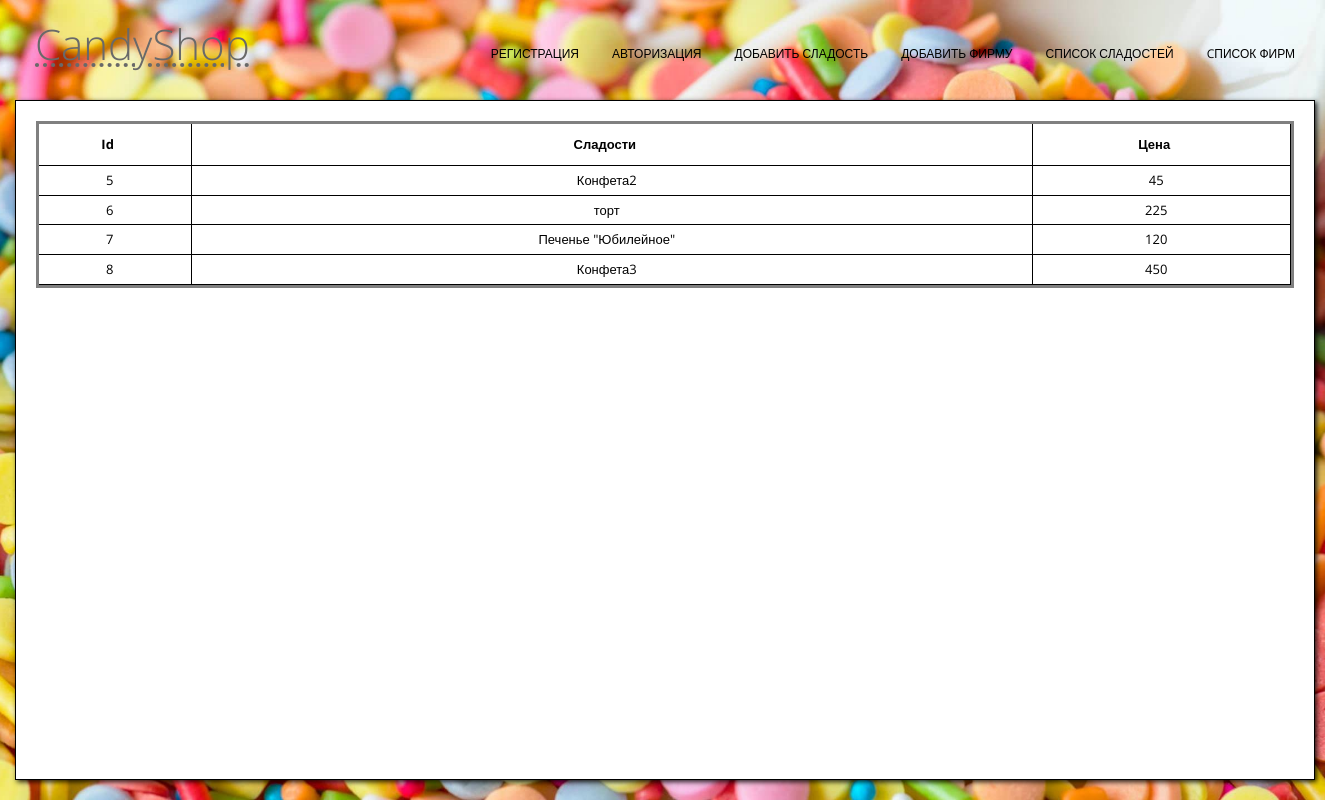
Page /candyshop/candylist.php on the committed database.
### tables this page shows
CREATE TABLE `candys` (
  `id` int(11) NOT NULL,
  `name` varchar(30) NOT NULL,
  `description` text NOT NULL,
  `price` int(10) NOT NULL
);

### candyshop/candylist.php (the view, shortened to what this page needs)
<?php require_once 'php/database/connect.php'
?>
<!DOCTYPE html>
<html lang="ru">
<head>
    <link rel="stylesheet" href="https://maxcdn.bootstrapcdn.com/bootstrap/3.3.7/css/bootstrap.min.css">
    <link rel="stylesheet" href="CSS/style.css">
</head>
<body>
    <header>
        <div class="header">
            <div class="container">
                <div class="header__inner">
                    <div class="header__logo"><acronym title="Проект студента ФКН Кальченко Дмитрия Алексеевича ">CandyShop</acronym></div>
                     <nav class="nav">
                        <a class="nav__link" href="registration.php">Регистрация</a>
                        <a class="nav__link" href="authorization.php">Авторизация</a>
                        <a class="nav__link" href="addcandy.php">Добавить сладость</a>
                        <a class="nav__link" href="addfirm.php">Добавить фирму</a>
                        <a class="nav__link" href="candylist.php">Список сладостей</a>
                        <a class="nav__link" href="firmlist.php">Cписок фирм</a>
                    </nav>
                </div>
            </div>
        </div>
    </header>
    <div class="intro">
        <div class="container">
            <div class="block">
                   <div class="text">
                            <table><tr><th>Id</th><th>Сладости</th><th>Цена</th></tr>
                            <?php
                                $link = mysqli_connect($host, $user, $password, $database) or die("Ошибка " . mysqli_error($link));
                                $sql = "SELECT * FROM `candys`";
                                $result = mysqli_query($link, $sql) or die("Ошибка " . mysqli_error($link));
                                $rows = mysqli_num_rows($result);
                                for ($i = 0 ; $i < $rows ; ++$i)
                                {
                                    $row = mysqli_fetch_row($result);
                                    echo "<tr>";
                                    for ($j = 0 ; $j < 2 ; ++$j)
                                        echo "<td>$row[$j]</td>";
                                        echo "<td>$row[3]</td>";
                                    echo "</tr>";
                                }
                                ?>
                            </table>
                        </div>
            </div>
        </div>
    </div>

### candyshop/css/style.css (style rules this page uses)
body { margin: 0; font-family: 'Open Sans', sans-serif; font-size: 10px; line-height: 1.6; color: #fff; }
*, *:before, *:after { box-sizing: border-box; }
.intro { width: 100%; height: 100vh; background: url("../img/img1.jpg") center no-repeat; background-size: cover; }
.container { width: 100%; max-width: 1600px; margin: 0 auto; }
.header { width: 100%; position: absolute; top: 0; left: 0; right: 0; z-index: 1000; }
.header__inner { display: flex; justify-content: space-between; align-items: center; }
.header__logo { font-size: 42px; padding-top: 10px; padding-left: 20px; font-weight: 100; color: #696969; }
.nav { padding-top: 30px; font-size: 12px; text-transform: uppercase; color: #000000; }
.nav__link { display: inline-block; vertical-align: top; margin: 0 15px; position: relative; color: #000000; text-decoration: none; transition: color 0.1s linear; }
.nav__link:after { content: ""; display: block; width: 100%; height: 1px; display: none; background-color: #bd8e17; opacity: 0; position: absolute; top: 100%; left: 0; z-index: 1; transition: opacity 0.1s linear; }
.block { margin: 0 auto; background: #fff; border: 1px solid black; width: 1300px; height: 680px; padding: 20px; box-shadow: 2px 2px 5px rgba(0,0,0,0.85); position: relative; top: 100px; overflow: auto; }
.text { color: black; text-align: center; font-size: 13px; }
table { table-layout: fixed; width: 100%; border-collapse: separate; border: 3px solid gray; table-layout: auto; }
th, td { padding: 4px; padding-right: 15px; text-align: center; border-right: 1px solid black; border-bottom: 1px solid black; }
th { padding: 10px 15px 10px 0px; }

### rows in the picture
candys: id "5", name "Конфета2", price "45"
candys: id "6", name "торт", price "225"
candys: id "7", name "Печенье \"Юбилейное\"", price "120"
candys: id "8", name "Конфета3", price "450"
